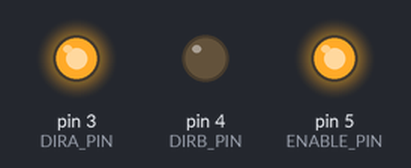
A sketch run on a simulated Arduino Uno, built with avr-gcc and run on an emulated ATmega328P. On the bench: output pins drawn as LEDs (lit = HIGH).

Above: at 7.5 s.
At 16.0 s:
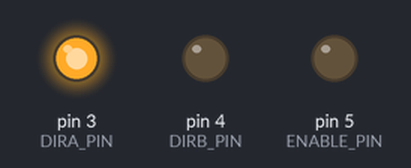
Timing chart, 0 to 19.6 s (numbered marks = the images above):
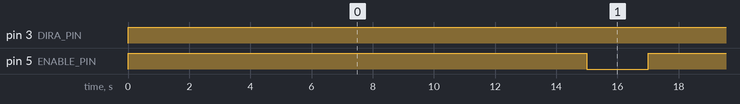

The sketch:

fanOn.ino
```cpp
#define ENABLE_PIN 5
#define DIRA_PIN 3
#define DIRB_PIN 4

void setup ()
{
  pinMode (ENABLE_PIN,OUTPUT);
  pinMode (DIRA_PIN,OUTPUT);
  pinMode (DIRB_PIN,OUTPUT);
  Serial.begin (9600);
}

void loop ()
{
  fanOn ();

  delay(2000);
}

void fanOn ()
{
  // Serial.println ("Fan on");

  digitalWrite (ENABLE_PIN,HIGH);
  digitalWrite (DIRA_PIN,HIGH);
  digitalWrite (DIRB_PIN,LOW);

  delay (15000); // need to write a delay function

  // Serial.println ("Fan off");

  digitalWrite (ENABLE_PIN,LOW);
}
```

Measured:
- by itself, pin 3 (DIRA_PIN): LOW → HIGH at 0.00 s
- by itself, pin 5 (ENABLE_PIN): alternates HIGH for 15.0 s and LOW for 2.0 s
